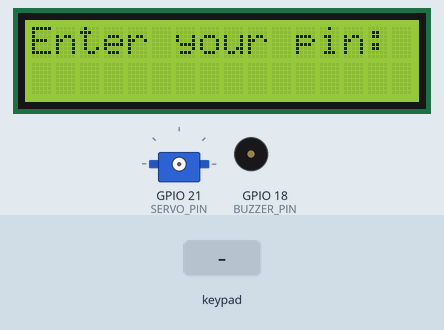
Simulated run of this sketch. Board: ESP32. Parts: 16×2 character LCD, servo, buzzer (waves = sounding). Inputs (shaded band) come from the test bench. Servo pulses on a pin are drawn as a servo (544–2400 µs = 0–180°).

Above: at 1.2 s.
1.3 s: keypad keys 1 2 3 4 pressed 0.4 s apart
At 3.2 s:
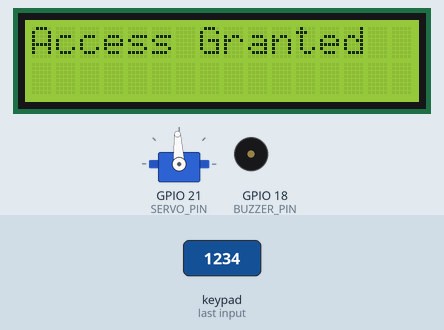
4.4 s: keypad keys 1 1 1 2 1 3 1 4 pressed 0.4 s apart
At 7.0 s:
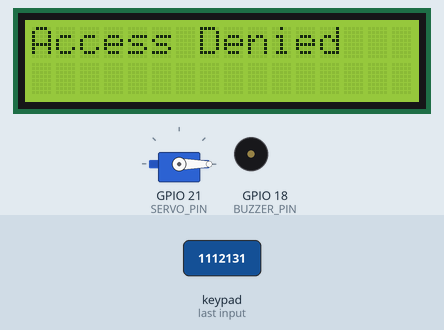
9.1 s: keypad keys 1 2 3 4 # pressed 0.4 s apart
At 11.27 s:
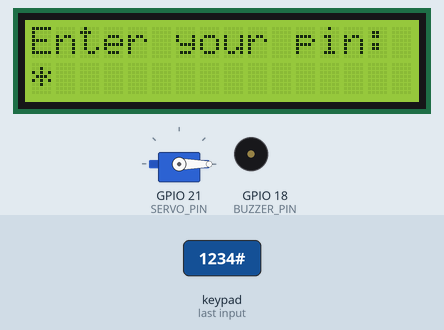
13.5 s: key '1' pressed
At 14.6 s:
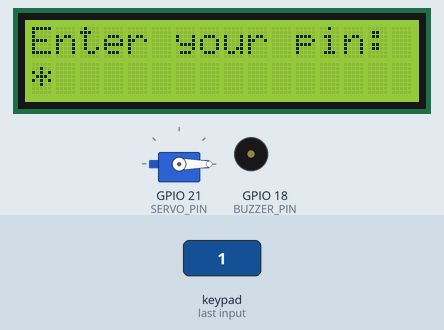
15.8 s: key '2' pressed
At 16.8 s:
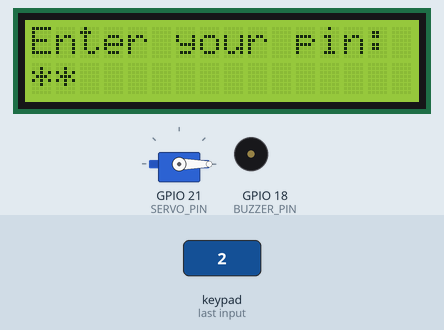
17.3 s: key '3' pressed
At 17.7 s:
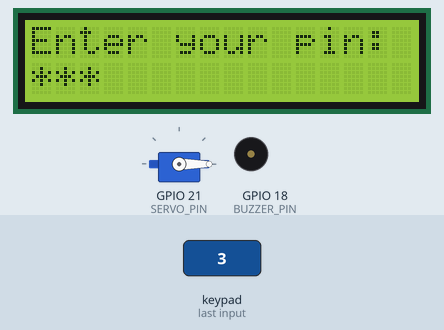
Timing chart, 0 to 19.8 s (numbered marks = the images above; inputs shaded):
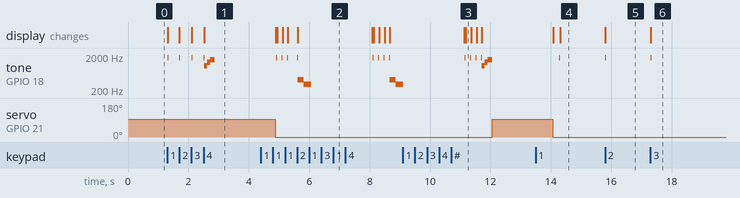

The sketch:

v1-pin-entry.ino
```cpp
/**
 * @file v1-pin-entry.ino
 * @brief LCD1602 is in place instead of the TFT temporarily. No RFID yet, no lockout.
 *        Keypad input is validated, LCD displays feedback, servo opens/closes,
 *        and passive buzzer tones respond to access granted/denied
 * @date 2026-08-09
 */

#include <Keypad.h>
#include <LiquidCrystal_I2C.h>
#include <Wire.h>

#define SERVO_PIN 21  // define the pwm pin
#define PWM_CHN 0   // define the pwm channel
#define SERVO_FRQ 50  // define the pwm frequency
#define SERVO_BIT 12  // define the pwm precision
#define BUZZER_PIN 18 // define the buzzer pin
#define LCD_SDA 41  // define the SDA pin for LCD1602
#define LCD_SCL 42  // define  SCL pin for LCD1602

void servo_set_pin(int pin);
void servo_set_angle(int angle);
void buzzKeyPress();
void buzzGranted();
void buzzDenied();

byte rowPins[4] = {11, 12, 13, 14}; // connect to the row pins of the keypad
byte colPins[3] = {8, 9, 10}; // connect to the column pins of the keypad

char keys[4][3] = {
  {'1', '2', '3'},
  {'4', '5', '6'},
  {'7', '8', '9'},
  {'*', '0', '#'}
};

// initialize an instance of class NewKeypad
Keypad myKeypad = Keypad(makeKeymap(keys), rowPins, colPins, 4, 3);

char password[] = {"1234"}; // save the correct password

LiquidCrystal_I2C lcd(0x27,16,2);
void setup() {
  servo_set_pin(SERVO_PIN);
  pinMode(BUZZER_PIN, OUTPUT);

  Wire.begin(LCD_SDA, LCD_SCL); // attach the IIC pin
  if (!i2CAddrTest(0x27)) {
    lcd = LiquidCrystal_I2C(0x3F, 16, 2);
  }
  lcd.init();
  lcd.backlight();
  lcd.setCursor(0,0);
  lcd.print("Enter your pin:");
  lcd.setCursor(0,1);
}

void loop() {
  static char keyIn[4]; // save the input character
  static byte keyInNum = 0; // save the the number of input characters
  char keyPressed = myKeypad.getKey();  // Get the character input

  if (keyPressed) {
    if (keyPressed < '0' || keyPressed > '9') {
      if (keyPressed == '*' && keyInNum > 0) { // clear last input with asterisk
        buzzKeyPress();

        keyInNum--;
        lcd.setCursor(keyInNum, 1);
        lcd.print(" ");
        lcd.setCursor(keyInNum, 1);
      }
      return;
    }
    buzzKeyPress(); // short tick on every key press
    keyIn[keyInNum++] = keyPressed; // save the input characters

    lcd.print("*");

    if (keyInNum == 4) {
      bool isRight = true;  // saved password is correct or not

      // check each character of the password if its correct
      for (int i = 0; i < 4; i++) {
        if (keyIn[i] != password[i])
          isRight = false;
      }
      if (isRight) {  // if the input password is right
        lcd.clear();
        lcd.setCursor(0,0);
        lcd.print("Access Granted");

        buzzGranted();

        servo_set_angle(90);  // servo opens
        delay(2000);
        servo_set_angle(0); // servo closes

        lcd.clear();
        lcd.print("Enter your pin:");
        lcd.setCursor(0,1);
      }
      else {  // If the input password is wrong
        lcd.clear();
        lcd.setCursor(0,0);
        lcd.print("Access Denied");
        buzzDenied();

        delay(2000);
        lcd.clear();
        lcd.print("Enter your pin:");
        lcd.setCursor(0,1);
      }
      keyInNum = 0; // reset the number of the input characters to 0
    }
  }
}

void servo_set_pin(int pin) {
  ledcAttachChannel(pin, SERVO_FRQ, SERVO_BIT, PWM_CHN);
}

void servo_set_angle(int angle) {
  if (angle > 180 || angle < 0)
    return;
  long pwm_value = map(angle, 0, 180, 103, 512);
  ledcWrite(SERVO_PIN, pwm_value);
}

bool i2CAddrTest(uint8_t addr) {
  Wire.beginTransmission(addr);
  if (Wire.endTransmission() == 0) {
    return true;
  }
  return false;
}

void buzzKeyPress() {
  tone(BUZZER_PIN, 1800, 30);
}

void buzzGranted() {
  tone(BUZZER_PIN, 1046, 100);
  delay(100);
  tone(BUZZER_PIN, 1318, 100);
  delay(100);
  tone(BUZZER_PIN, 1568, 150);
  delay(150);
}

void buzzDenied() {
  tone(BUZZER_PIN, 400, 200);
  delay(200);
  tone(BUZZER_PIN, 300, 250);
  delay(250);
}
```

Measured:
- after the input at 1.3 s, tone on GPIO 18 (BUZZER_PIN): plays 1800 Hz for 0.03 s, 1800 Hz for 0.03 s, 1800 Hz for 0.03 s, 1800 Hz for 0.02 s, 1046 Hz for 0.10 s, 1318 Hz for 0.10 s … (7 notes in this stretch), starting at once; the display: first changes at once (image 1 shows a later state)
- after the input at 4.4 s, tone on GPIO 18 (BUZZER_PIN): plays 1800 Hz for 0.03 s, 1800 Hz for 0.03 s, 1800 Hz for 0.03 s, 1800 Hz for 0.02 s, 400 Hz for 0.20 s, 300 Hz for 0.25 s … (12 notes in this stretch), starting after 0.51 s; the display: first differs from a run without the input after 0.54 s (image 2 shows a later state)
- after the input at 9.1 s, servo on GPIO 21 (SERVO_PIN): 0° → 93° after 3.0 s; the display: first differs from a run without the input after 2.1 s (image 3)
- after the input at 13.5 s, tone on GPIO 18 (BUZZER_PIN): silent → 1800 Hz after 0.78 s, → silent 0.03 s later; the display: first differs from a run without the input after 0.81 s (image 4)
- after the input at 15.8 s, tone on GPIO 18 (BUZZER_PIN): silent → 1800 Hz at once, → silent 0.03 s later; the display: changes at once (image 5)
- after the input at 17.3 s, tone on GPIO 18 (BUZZER_PIN): silent → 1800 Hz at once, → silent 0.03 s later; the display: changes at once (image 6)
